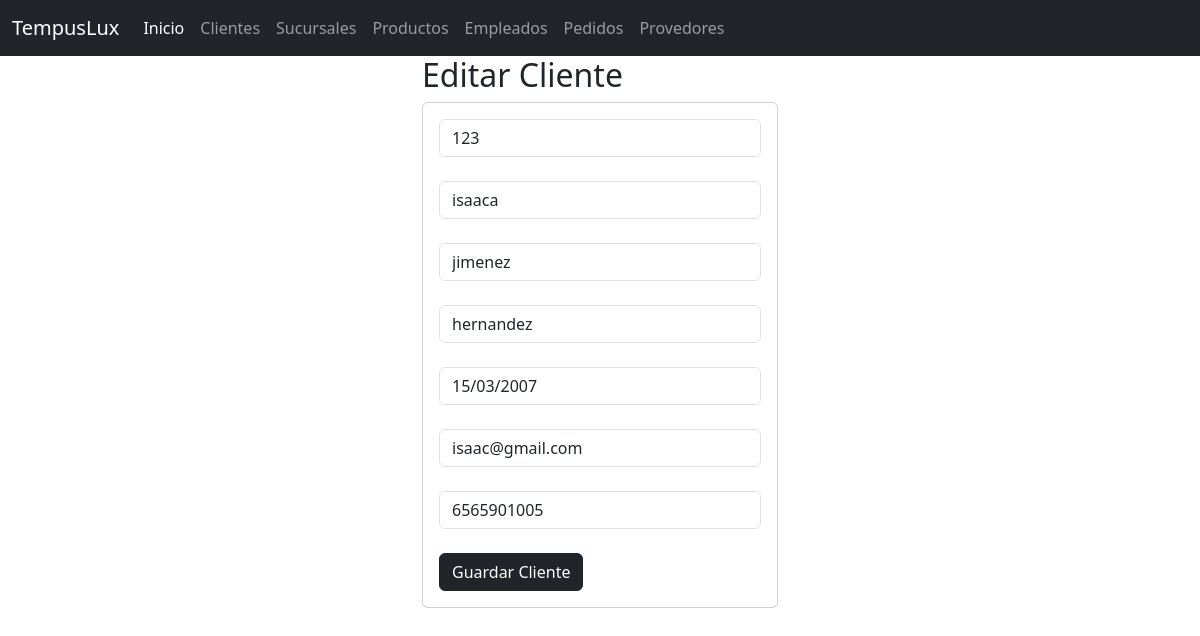
The app's page /seleccionarCliente/123/ with its own data.
### Clientes_app/models.py (models this page shows, shortened)
class Clientes(models.Model):
    id_cliente=models.CharField(primary_key=True,max_length=11)
    nombre=models.CharField(max_length=45)
    apellido_p=models.CharField(max_length=30)
    apellido_m=models.CharField(max_length=30)
    fecha_nac=models.CharField(max_length=30)
    email=models.CharField(max_length=20)
    celular=models.PositiveIntegerField()

### Clientes_app/views.py (the view)
# urls.py: path('seleccionarCliente/<id_cliente>/', views.seleccionarClientes, name="seleccionarClientes"),
def seleccionarClientes(request, id_cliente):
    clientes = Clientes.objects.get(id_cliente=id_cliente)
    return render(request, "editarClientes.html", {"misclientes": clientes})

### Clientes_app/templates/editarClientes.html (shortened to what this page needs)
{% extends "base.html" %}
{% block cuerpo %}
<div class="row">
    <div class="col-md-4 offset-md-4">
        <h2>Editar Cliente</h2>
        <div class="card">
            <div class="card-body">
                <form action="/editarClientes/" method="POST">
                    <div class="form-group">
                        <input type="text" id="txtcodigo" name="txtcodigo" minlength="1" maxlength="11"
                            value="{{ misclientes.id_cliente }}" class="form-control" readonly required><br>
                    </div>
                    <div class="form-group">
                        <input type="text" id="txtnombre" name="txtnombre" value="{{ misclientes.nombre }}"
                            maxlength="45" class="form-control" required><br>
                    </div>
                    <div class="form-group">
                        <input type="text" id="txtapellido_p" name="txtapellido_p" value="{{ misclientes.apellido_p }}"
                            maxlength="30" class="form-control" required><br>
                    </div>
                    <div class="form-group">
                        <input type="text" id="txtapellido_m" name="txtapellido_m" value="{{ misclientes.apellido_m }}"
                            maxlength="30" class="form-control" required><br>
                    </div>
                    <div class="form-group">
                        <input type="text" id="txtfecha_nac" name="txtfecha_nac" value="{{ misclientes.fecha_nac }}"
                            minlength="10" maxlength="10" class="form-control" placeholder="DD/MM/YYYY" required><br>
                    </div>
                    <div class="form-group">
                        <input type="email" id="txtemail" name="txtemail" value="{{ misclientes.email }}"
                            maxlength="20" class="form-control" required><br>
                    </div>
                    <div class="form-group">
                        <input type="number" id="txtcelular" name="txtcelular" value="{{ misclientes.celular }}"
                            min="1000000000" max="9999999999" class="form-control" required><br>
                    </div>
                    <div class="form-group">
                        <button type="submit" class="btn btn-dark">Guardar Cliente</button>
                    </div>
                </form>
            </div>
        </div>
    </div>
</div>
{% endblock cuerpo %}

### records on screen
Clientes: txtcodigo "123", txtnombre "isaaca", txtapellido_p "jimenez", txtapellido_m "hernandez", txtfecha_nac "15/03/2007", txtemail "isaac@gmail.com", txtcelular "6565901005"
